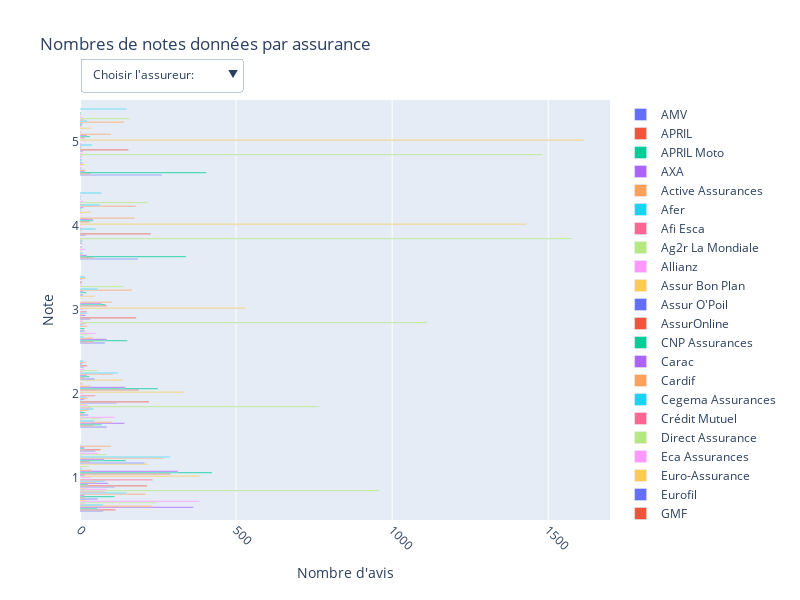

The notebook cell this image was saved under:
### Code cell
fig = go.Figure()
buttons = [{
    "label": "Choisir l'assureur: ", 
    "method": "update", 
    "args": [{'visible': [False for assureur in assureurs]}]}]

for insurance in range(len(assureurs)): 
    trace = go.Bar(
        y = df_by_insurances[insurance].groupby('note')['note'].count().index, 
        x = df_by_insurances[insurance].groupby('note')['note'].count(), 
        orientation ='h', 
        name = assureurs[insurance]
    )
    btnx = {
        "label": assureurs[insurance], 
        'method': 'update',
        "args": [{'visible': [True if insurance == assureurs.index(assurance) else False for assurance in assureurs]}]}
    
    fig.add_trace(trace)
    buttons.append(btnx)
    
     
fig.update_layout(
    {"updatemenus":[
        go.layout.Updatemenu(
            buttons=buttons, 
            direction="down", 
            showactive=True,
            xanchor="left", x=0, yanchor="top", y=1.1
        )],
        'title_text': 'Nombre de notes données par assureur',
        'xaxis': dict(title="Nombre d'avis", tickangle=45),
        'yaxis_title_text': 'Note',
        "width": 800, "height": 600,
        "autosize": True
    }
)

### Figure 1 — Plotly figure (JSON) as saved in the notebook; plotly's stock layout.template omitted (floating-point values rounded to 4 significant figures)
{"data": [{"name": "AMV", "orientation": "h", "type": "bar", "x": [74, 86, 80, 186, 262], "y": [1, 2, 3, 4, 5]}, {"name": "APRIL", "orientation": "h", "type": "bar", "x": [114, 46, 46, 44, 33], "y": [1, 2, 3, 4, 5]}, {"name": "APRIL Moto", "orientation": "h", "type": "bar", "x": [56, 70, 152, 340, 405], "y": [1, 2, 3, 4, 5]}, {"name": "AXA", "orientation": "h", "type": "bar", "x": [363, 143, 86, 22, 15], "y": [1, 2, 3, 4, 5]}, {"name": "Active Assurances", "orientation": "h", "type": "bar", "x": [232, 101, 42, 10, 18], "y": [1, 2, 3, 4, 5]}, {"name": "Afer", "orientation": "h", "type": "bar", "x": [74, 46, 12, 8, 4], "y": [1, 2, 3, 4, 5]}, {"name": "Afi Esca", "orientation": "h", "type": "bar", "x": [16, 4, 2, 4], "y": [1, 2, 4, 5]}, {"name": "Ag2r La Mondiale", "orientation": "h", "type": "bar", "x": [246, 71, 30, 2, 1], "y": [1, 2, 3, 4, 5]}, {"name": "Allianz", "orientation": "h", "type": "bar", "x": [383, 112, 51, 18, 10], "y": [1, 2, 3, 4, 5]}, {"name": "Assur Bon Plan", "orientation": "h", "type": "bar", "x": [21, 10, 4, 1, 15], "y": [1, 2, 3, 4, 5]}, {"name": "Assur O'Poil", "orientation": "h", "type": "bar", "x": [57, 26, 15, 5, 7], "y": [1, 2, 3, 4, 5]}, {"name": "AssurOnline", "orientation": "h", "type": "bar", "x": [15, 9, 1], "y": [1, 2, 3]}, {"name": "CNP Assurances", "orientation": "h", "type": "bar", "x": [111, 17, 15, 4], "y": [1, 2, 3, 5]}, {"name": "Carac", "orientation": "h", "type": "bar", "x": [15, 5, 1, 6, 5], "y": [1, 2, 3, 4, 5]}, {"name": "Cardif", "orientation": "h", "type": "bar", "x": [210, 28, 24, 3], "y": [1, 2, 3, 4]}, {"name": "Cegema Assurances", "orientation": "h", "type": "bar", "x": [149, 44, 7, 8, 6], "y": [1, 2, 3, 4, 5]}, {"name": "Crédit Mutuel", "orientation": "h", "type": "bar", "x": [82, 34, 18, 5, 7], "y": [1, 2, 3, 4, 5]}, {"name": "Direct Assurance", "orientation": "h", "type": "bar", "x": [959, 767, 1111, 1577, 1482], "y": [1, 2, 3, 4, 5]}, {"name": "Eca Assurances", "orientation": "h", "type": "bar", "x": [87, 25, 10, 2, 8], "y": [1, 2, 3, 4, 5]}, {"name": "Euro-Assurance", "orientation": "h", "type": "bar", "x": [22, 16, 4, 1], "y": [1, 2, 3, 4]}, {"name": "Eurofil", "orientation": "h", "type": "bar", "x": [110, 117, 33, 19, 10], "y": [1, 2, 3, 4, 5]}, {"name": "GMF", "orientation": "h", "type": "bar", "x": [215, 221, 180, 227, 155], "y": [1, 2, 3, 4, 5]}, {"name": "Gan", "orientation": "h", "type": "bar", "x": [26, 3, 1, 1, 2], "y": [1, 2, 3, 4, 5]}, {"name": "Generali", "orientation": "h", "type": "bar", "x": [91, 14, 18, 1, 4], "y": [1, 2, 3, 4, 5]}, {"name": "Groupama", "orientation": "h", "type": "bar", "x": [55, 26, 5, 6, 5], "y": [1, 2, 3, 4, 5]}, {"name": "Génération", "orientation": "h", "type": "bar", "x": [81, 19, 23, 50, 39], "y": [1, 2, 3, 4, 5]}, {"name": "Harmonie Mutuelle", "orientation": "h", "type": "bar", "x": [233, 49, 22, 4, 4], "y": [1, 2, 3, 4, 5]}, {"name": "Hiscox", "orientation": "h", "type": "bar", "x": [1], "y": [1]}, {"name": "Intériale", "orientation": "h", "type": "bar", "x": [36, 11, 10, 5, 1], "y": [1, 2, 3, 4, 5]}, {"name": "L'olivier Assurance", "orientation": "h", "type": "bar", "x": [383, 332, 530, 1430, 1613], "y": [1, 2, 3, 4, 5]}, {"name": "LCL", "orientation": "h", "type": "bar", "x": [15, 1, 2], "y": [1, 2, 3]}, {"name": "MAAF", "orientation": "h", "type": "bar", "x": [290, 189, 86, 31, 16], "y": [1, 2, 3, 4, 5]}, {"name": "MACIF", "orientation": "h", "type": "bar", "x": [423, 250, 81, 43, 32], "y": [1, 2, 3, 4, 5]}, {"name": "MAIF", "orientation": "h", "type": "bar", "x": [314, 145, 69, 41, 22], "y": [1, 2, 3, 4, 5]}, {"name": "MGP", "orientation": "h", "type": "bar", "x": [38, 33, 102, 174, 99], "y": [1, 2, 3, 4, 5]}, {"name": "MMA", "orientation": "h", "type": "bar", "x": [4], "y": [1]}, {"name": "Magnolia", "orientation": "h", "type": "bar", "x": [6, 8, 1, 4], "y": [1, 2, 4, 5]}, {"name": "Malakoff Humanis", "orientation": "h", "type": "bar", "x": [28, 6, 4], "y": [1, 2, 3]}, {"name": "Mapa", "orientation": "h", "type": "bar", "x": [1, 7, 2], "y": [1, 4, 5]}, {"name": "Matmut", "orientation": "h", "type": "bar", "x": [219, 137, 48, 35, 35], "y": [1, 2, 3, 4, 5]}, {"name": "Mercer", "orientation": "h", "type": "bar", "x": [207, 46, 10, 3, 1], "y": [1, 2, 3, 4, 5]}, {"name": "MetLife", "orientation": "h", "type": "bar", "x": [32, 15, 1, 5], "y": [1, 2, 3, 5]}, {"name": "Mgen", "orientation": "h", "type": "bar", "x": [147, 30, 20, 5, 7], "y": [1, 2, 3, 4, 5]}, {"name": "Mutuelle des Motards", "orientation": "h", "type": "bar", "x": [78, 22, 10, 11, 7], "y": [1, 2, 3, 4, 5]}, {"name": "Néoliane Santé", "orientation": "h", "type": "bar", "x": [267, 106, 166, 180, 142], "y": [1, 2, 3, 4, 5]}, {"name": "Pacifica", "orientation": "h", "type": "bar", "x": [289, 122, 56, 63, 23], "y": [1, 2, 3, 4, 5]}, {"name": "Peyrac Assurances", "orientation": "h", "type": "bar", "x": [3, 7, 5, 13], "y": [1, 2, 4, 5]}, {"name": "Santiane", "orientation": "h", "type": "bar", "x": [85, 57, 140, 217, 159], "y": [1, 2, 3, 4, 5]}, {"name": "SantéVet", "orientation": "h", "type": "bar", "x": [58, 13, 7, 11, 7], "y": [1, 2, 3, 4, 5]}, {"name": "Sma", "orientation": "h", "type": "bar", "x": [5, 1], "y": [1, 5]}, {"name": "Sogecap", "orientation": "h", "type": "bar", "x": [49, 12, 6, 3, 2], "y": [1, 2, 3, 4, 5]}, {"name": "Sogessur", "orientation": "h", "type": "bar", "x": [66, 23, 5, 2], "y": [1, 2, 3, 5]}, {"name": "Solly Azar", "orientation": "h", "type": "bar", "x": [14, 5, 3, 3], "y": [1, 2, 4, 5]}, {"name": "Suravenir", "orientation": "h", "type": "bar", "x": [14, 8, 4, 1], "y": [1, 2, 3, 4]}, {"name": "SwissLife", "orientation": "h", "type": "bar", "x": [100, 20, 18], "y": [1, 2, 3]}, {"name": "Zen'Up", "orientation": "h", "type": "bar", "x": [2, 10, 16, 68, 149], "y": [1, 2, 3, 4, 5]}], "layout": {"autosize": true, "height": 600, "title": {"text": "Nombres de notes données par assurance"}, "updatemenus": [{"buttons": [{"args": [{"visible": [false, false, false, false, false, false, false, false, false, false, false, false, false, false, false, false, false, false, false, false, false, false, false, false, false, false, false, false, false, false, false, false, false, false, false, false, false, false, false, false, false, false, false, false, false, false, false, false, false, false, false, false, false, false, false, false]}], "label": "Choisir l'assureur: ", "method": "update"}, {"args": [{"visible": [true, false, false, false, false, false, false, false, false, false, false, false, false, false, false, false, false, false, false, false, false, false, false, false, false, false, false, false, false, false, false, false, false, false, false, false, false, false, false, false, false, false, false, false, false, false, false, false, false, false, false, false, false, false, false, false]}], "label": "AMV", "method": "update"}, {"args": [{"visible": [false, true, false, false, false, false, false, false, false, false, false, false, false, false, false, false, false, false, false, false, false, false, false, false, false, false, false, false, false, false, false, false, false, false, false, false, false, false, false, false, false, false, false, false, false, false, false, false, false, false, false, false, false, false, false, false]}], "label": "APRIL", "method": "update"}, {"args": [{"visible": [false, false, true, false, false, false, false, false, false, false, false, false, false, false, false, false, false, false, false, false, false, false, false, false, false, false, false, false, false, false, false, false, false, false, false, false, false, false, false, false, false, false, false, false, false, false, false, false, false, false, false, false, false, false, false, false]}], "label": "APRIL Moto", "method": "update"}, {"args": [{"visible": [false, false, false, true, false, false, false, false, false, false, false, false, false, false, false, false, false, false, false, false, false, false, false, false, false, false, false, false, false, false, false, false, false, false, false, false, false, false, false, false, false, false, false, false, false, false, false, false, false, false, false, false, false, false, false, false]}], "label": "AXA", "method": "update"}, {"args": [{"visible": [false, false, false, false, true, false, false, false, false, false, false, false, false, false, false, false, false, false, false, false, false, false, false, false, false, false, false, false, false, false, false, false, false, false, false, false, false, false, false, false, false, false, false, false, false, false, false, false, false, false, false, false, false, false, false, false]}], "label": "Active Assurances", "method": "update"}, {"args": [{"visible": [false, false, false, false, false, true, false, false, false, false, false, false, false, false, false, false, false, false, false, false, false, false, false, false, false, false, false, false, false, false, false, false, false, false, false, false, false, false, false, false, false, false, false, false, false, false, false, false, false, false, false, false, false, false, false, false]}], "label": "Afer", "method": "update"}, {"args": [{"visible": [false, false, false, false, false, false, true, false, false, false, false, false, false, false, false, false, false, false, false, false, false, false, false, false, false, false, false, false, false, false, false, false, false, false, false, false, false, false, false, false, false, false, false, false, false, false, false, false, false, false, false, false, false, false, false, false]}], "label": "Afi Esca", "method": "update"}, {"args": [{"visible": [false, false, false, false, false, false, false, true, false, false, false, false, false, false, false, false, false, false, false, false, false, false, false, false, false, false, false, false, false, false, false, false, false, false, false, false, false, false, false, false, false, false, false, false, false, false, false, false, false, false, false, false, false, false, false, false]}], "label": "Ag2r La Mondiale", "method": "update"}, {"args": [{"visible": [false, false, false, false, false, false, false, false, true, false, false, false, false, false, false, false, false, false, false, false, false, false, false, false, false, false, false, false, false, false, false, false, false, false, false, false, false, false, false, false, false, false, false, false, false, false, false, false, false, false, false, false, false, false, false, false]}], "label": "Allianz", "method": "update"}, {"args": [{"visible": [false, false, false, false, false, false, false, false, false, true, false, false, false, false, false, false, false, false, false, false, false, false, false, false, false, false, false, false, false, false, false, false, false, false, false, false, false, false, false, false, false, false, false, false, false, false, false, false, false, false, false, false, false, false, false, false]}], "label": "Assur Bon Plan", "method": "update"}, {"args": [{"visible": [false, false, false, false, false, false, false, false, false, false, true, false, false, false, false, false, false, false, false, false, false, false, false, false, false, false, false, false, false, false, false, false, false, false, false, false, false, false, false, false, false, false, false, false, false, false, false, false, false, false, false, false, false, false, false, false]}], "label": "Assur O'Poil", "method": "update"}, {"args": [{"visible": [false, false, false, false, false, false, false, false, false, false, false, true, false, false, false, false, false, false, false, false, false, false, false, false, false, false, false, false, false, false, false, false, false, false, false, false, false, false, false, false, false, false, false, false, false, false, false, false, false, false, false, false, false, false, false, false]}], "label": "AssurOnline", "method": "update"}, {"args": [{"visible": [false, false, false, false, false, false, false, false, false, false, false, false, true, false, false, false, false, false, false, false, false, false, false, false, false, false, false, false, false, false, false, false, false, false, false, false, false, false, false, false, false, false, false, false, false, false, false, false, false, false, false, false, false, false, false, false]}], "label": "CNP Assurances", "method": "update"}, {"args": [{"visible": [false, false, false, false, false, false, false, false, false, false, false, false, false, true, false, false, false, false, false, false, false, false, false, false, false, false, false, false, false, false, false, false, false, false, false, false, false, false, false, false, false, false, false, false, false, false, false, false, false, false, false, false, false, false, false, false]}], "label": "Carac", "method": "update"}, {"args": [{"visible": [false, false, false, false, false, false, false, false, false, false, false, false, false, false, true, false, false, false, false, false, false, false, false, false, false, false, false, false, false, false, false, false, false, false, false, false, false, false, false, false, false, false, false, false, false, false, false, false, false, false, false, false, false, false, false, false]}], "label": "Cardif", "method": "update"}, {"args": [{"visible": [false, false, false, false, false, false, false, false, false, false, false, false, false, false, false, true, false, false, false, false, false, false, false, false, false, false, false, false, false, false, false, false, false, false, false, false, false, false, false, false, false, false, false, false, false, false, false, false, false, false, false, false, false, false, false, false]}], "label": "Cegema Assurances", "method": "update"}, {"args": [{"visible": [false, false, false, false, false, false, false, false, false, false, false, false, false, false, false, false, true, false, false, false, false, false, false, false, false, false, false, false, false, false, false, false, false, false, false, false, false, false, false, false, false, false, false, false, false, false, false, false, false, false, false, false, false, false, false, false]}], "label": "Crédit Mutuel", "method": "update"}, {"args": [{"visible": [false, false, false, false, false, false, false, false, false, false, false, false, false, false, false, false, false, true, false, false, false, false, false, false, false, false, false, false, false, false, false, false, false, false, false, false, false, false, false, false, false, false, false, false, false, false, false, false, false, false, false, false, false, false, false, false]}], "label": "Direct Assurance", "method": "update"}, {"args": [{"visible": [false, false, false, false, false, false, false, false, false, false, false, false, false, false, false, false, false, false, true, false, false, false, false, false, false, false, false, false, false, false, false, false, false, false, false, false, false, false, false, false, false, false, false, false, false, false, false, false, false, false, false, false, false, false, false, false]}], "label": "Eca Assurances", "method": "update"}, {"args": [{"visible": [false, false, false, false, false, false, false, false, false, false, false, false, false, false, false, false, false, false, false, true, false, false, false, false, false, false, false, false, false, false, false, false, false, false, false, false, false, false, false, false, false, false, false, false, false, false, false, false, false, false, false, false, false, false, false, false]}], "label": "Euro-Assurance", "method": "update"}, {"args": [{"visible": [false, false, false, false, false, false, false, false, false, false, false, false, false, false, false, false, false, false, false, false, true, false, false, false, false, false, false, false, false, false, false, false, false, false, false, false, false, false, false, false, false, false, false, false, false, false, false, false, false, false, false, false, false, false, false, false]}], "label": "Eurofil", "method": "update"}, {"args": [{"visible": [false, false, false, false, false, false, false, false, false, false, false, false, false, false, false, false, false, false, false, false, false, true, false, false, false, false, false, false, false, false, false, false, false, false, false, false, false, false, false, false, false, false, false, false, false, false, false, false, false, false, false, false, false, false, false, false]}], "label": "GMF", "method": "update"}, {"args": [{"visible": [false, false, false, false, false, false, false, false, false, false, false, false, false, false, false, false, false, false, false, false, false, false, true, false, false, false, false, false, false, false, false, false, false, false, false, false, false, false, false, false, false, false, false, false, false, false, false, false, false, false, false, false, false, false, false, false]}], "label": "Gan", "method": "update"}, {"args": [{"visible": [false, false, false, false, false, false, false, false, false, false, false, false, false, false, false, false, false, false, false, false, false, false, false, true, false, false, false, false, false, false, false, false, false, false, false, false, false, false, false, false, false, false, false, false, false, false, false, false, false, false, false, false, false, false, false, false]}], "label": "Generali", "method": "update"}, {"args": [{"visible": [false, false, false, false, false, false, false, false, false, false, false, false, false, false, false, false, false, false, false, false, false, false, false, false, true, false, false, false, false, false, false, false, false, false, false, false, false, false, false, false, false, false, false, false, false, false, false, false, false, false, false, false, false, false, false, false]}], "label": "Groupama", "method": "update"}, {"args": [{"visible": [false, false, false, false, false, false, false, false, false, false, false, false, false, false, false, false, false, false, false, false, false, false, false, false, false, true, false, false, false, false, false, false, false, false, false, false, false, false, false, false, false, false, false, false, false, false, false, false, false, false, false, false, false, false, false, false]}], "label": "Génération", "method": "update"}, {"args": [{"visible": [false, false, false, false, false, false, false, false, false, false, false, false, false, false, false, false, false, false, false, false, false, false, false, false, false, false, true, false, false, false, false, false, false, false, false, false, false, false, false, false, false, false, false, false, false, false, false, false, false, false, false, false, false, false, false, false]}], "label": "Harmonie Mutuelle", "method": "update"}, {"args": [{"visible": [false, false, false, false, false, false, false, false, false, false, false, false, false, false, false, false, false, false, false, false, false, false, false, false, false, false, false, true, false, false, false, false, false, false, false, false, false, false, false, false, false, false, false, false, false, false, false, false, false, false, false, false, false, false, false, false]}], "label": "Hiscox", "method": "update"}, {"args": [{"visible": [false, false, false, false, false, false, false, false, false, false, false, false, false, false, false, false, false, false, false, false, false, false, false, false, false, false, false, false, true, false, false, false, false, false, false, false, false, false, false, false, false, false, false, false, false, false, false, false, false, false, false, false, false, false, false, false]}], "label": "Intériale", "method": "update"}, {"args": [{"visible": [false, false, false, false, false, false, false, false, false, false, false, false, false, false, false, false, false, false, false, false, false, false, false, false, false, false, false, false, false, true, false, false, false, false, false, false, false, false, false, false, false, false, false, false, false, false, false, false, false, false, false, false, false, false, false, false]}], "label": "L'olivier Assurance", "method": "update"}, {"args": [{"visible": [false, false, false, false, false, false, false, false, false, false, false, false, false, false, false, false, false, false, false, false, false, false, false, false, false, false, false, false, false, false, true, false, false, false, false, false, false, false, false, false, false, false, false, false, false, false, false, false, false, false, false, false, false, false, false, false]}], "label": "LCL", "method": "update"}, {"args": [{"visible": [false, false, false, false, false, false, false, false, false, false, false, false, false, false, false, false, false, false, false, false, false, false, false, false, false, false, false, false, false, false, false, true, false, false, false, false, false, false, false, false, false, false, false, false, false, false, false, false, false, false, false, false, false, false, false, false]}], "label": "MAAF", "method": "update"}, {"args": [{"visible": [false, false, false, false, false, false, false, false, false, false, false, false, false, false, false, false, false, false, false, false, false, false, false, false, false, false, false, false, false, false, false, false, true, false, false, false, false, false, false, false, false, false, false, false, false, false, false, false, false, false, false, false, false, false, false, false]}], "label": "MACIF", "method": "update"}, {"args": [{"visible": [false, false, false, false, false, false, false, false, false, false, false, false, false, false, false, false, false, false, false, false, false, false, false, false, false, false, false, false, false, false, false, false, false, true, false, false, false, false, false, false, false, false, false, false, false, false, false, false, false, false, false, false, false, false, false, false]}], "label": "MAIF", "method": "update"}, {"args": [{"visible": [false, false, false, false, false, false, false, false, false, false, false, false, false, false, false, false, false, false, false, false, false, false, false, false, false, false, false, false, false, false, false, false, false, false, true, false, false, false, false, false, false, false, false, false, false, false, false, false, false, false, false, false, false, false, false, false]}], "label": "MGP", "method": "update"}, {"args": [{"visible": [false, false, false, false, false, false, false, false, false, false, false, false, false, false, false, false, false, false, false, false, false, false, false, false, false, false, false, false, false, false, false, false, false, false, false, true, false, false, false, false, false, false, false, false, false, false, false, false, false, false, false, false, false, false, false, false]}], "label": "MMA", "method": "update"}, {"args": [{"visible": [false, false, false, false, false, false, false, false, false, false, false, false, false, false, false, false, false, false, false, false, false, false, false, false, false, false, false, false, false, false, false, false, false, false, false, false, true, false, false, false, false, false, false, false, false, false, false, false, false, false, false, false, false, false, false, false]}], "label": "Magnolia", "method": "update"}, {"args": [{"visible": [false, false, false, false, false, false, false, false, false, false, false, false, false, false, false, false, false, false, false, false, false, false, false, false, false, false, false, false, false, false, false, false, false, false, false, false, false, true, false, false, false, false, false, false, false, false, false, false, false, false, false, false, false, false, false, false]}], "label": "Malakoff Humanis", "method": "update"}, {"args": [{"visible": [false, false, false, false, false, false, false, false, false, false, false, false, false, false, false, false, false, false, false, false, false, false, false, false, false, false, false, false, false, false, false, false, false, false, false, false, false, false, true, false, false, false, false, false, false, false, false, false, false, false, false, false, false, false, false, false]}], "label": "Mapa", "method": "update"}, {"args": [{"visible": [false, false, false, false, false, false, false, false, false, false, false, false, false, false, false, false, false, false, false, false, false, false, false, false, false, false, false, false, false, false, false, false, false, false, false, false, false, false, false, true, false, false, false, false, false, false, false, false, false, false, false, false, false, false, false, false]}], "label": "Matmut", "method": "update"}, {"args": [{"visible": [false, false, false, false, false, false, false, false, false, false, false, false, false, false, false, false, false, false, false, false, false, false, false, false, false, false, false, false, false, false, false, false, false, false, false, false, false, false, false, false, true, false, false, false, false, false, false, false, false, false, false, false, false, false, false, false]}], "label": "Mercer", "method": "update"}, {"args": [{"visible": [false, false, false, false, false, false, false, false, false, false, false, false, false, false, false, false, false, false, false, false, false, false, false, false, false, false, false, false, false, false, false, false, false, false, false, false, false, false, false, false, false, true, false, false, false, false, false, false, false, false, false, false, false, false, false, false]}], "label": "MetLife", "method": "update"}, {"args": [{"visible": [false, false, false, false, false, false, false, false, false, false, false, false, false, false, false, false, false, false, false, false, false, false, false, false, false, false, false, false, false, false, false, false, false, false, false, false, false, false, false, false, false, false, true, false, false, false, false, false, false, false, false, false, false, false, false, false]}], "label": "Mgen", "method": "update"}, {"args": [{"visible": [false, false, false, false, false, false, false, false, false, false, false, false, false, false, false, false, false, false, false, false, false, false, false, false, false, false, false, false, false, false, false, false, false, false, false, false, false, false, false, false, false, false, false, true, false, false, false, false, false, false, false, false, false, false, false, false]}], "label": "Mutuelle des Motards", "method": "update"}, {"args": [{"visible": [false, false, false, false, false, false, false, false, false, false, false, false, false, false, false, false, false, false, false, false, false, false, false, false, false, false, false, false, false, false, false, false, false, false, false, false, false, false, false, false, false, false, false, false, true, false, false, false, false, false, false, false, false, false, false, false]}], "label": "Néoliane Santé", "method": "update"}, {"args": [{"visible": [false, false, false, false, false, false, false, false, false, false, false, false, false, false, false, false, false, false, false, false, false, false, false, false, false, false, false, false, false, false, false, false, false, false, false, false, false, false, false, false, false, false, false, false, false, true, false, false, false, false, false, false, false, false, false, false]}], "label": "Pacifica", "method": "update"}, {"args": [{"visible": [false, false, false, false, false, false, false, false, false, false, false, false, false, false, false, false, false, false, false, false, false, false, false, false, false, false, false, false, false, false, false, false, false, false, false, false, false, false, false, false, false, false, false, false, false, false, true, false, false, false, false, false, false, false, false, false]}], "label": "Peyrac Assurances", "method": "update"}, {"args": [{"visible": [false, false, false, false, false, false, false, false, false, false, false, false, false, false, false, false, false, false, false, false, false, false, false, false, false, false, false, false, false, false, false, false, false, false, false, false, false, false, false, false, false, false, false, false, false, false, false, true, false, false, false, false, false, false, false, false]}], "label": "Santiane", "method": "update"}, {"args": [{"visible": [false, false, false, false, false, false, false, false, false, false, false, false, false, false, false, false, false, false, false, false, false, false, false, false, false, false, false, false, false, false, false, false, false, false, false, false, false, false, false, false, false, false, false, false, false, false, false, false, true, false, false, false, false, false, false, false]}], "label": "SantéVet", "method": "update"}, {"args": [{"visible": [false, false, false, false, false, false, false, false, false, false, false, false, false, false, false, false, false, false, false, false, false, false, false, false, false, false, false, false, false, false, false, false, false, false, false, false, false, false, false, false, false, false, false, false, false, false, false, false, false, true, false, false, false, false, false, false]}], "label": "Sma", "method": "update"}, {"args": [{"visible": [false, false, false, false, false, false, false, false, false, false, false, false, false, false, false, false, false, false, false, false, false, false, false, false, false, false, false, false, false, false, false, false, false, false, false, false, false, false, false, false, false, false, false, false, false, false, false, false, false, false, true, false, false, false, false, false]}], "label": "Sogecap", "method": "update"}, {"args": [{"visible": [false, false, false, false, false, false, false, false, false, false, false, false, false, false, false, false, false, false, false, false, false, false, false, false, false, false, false, false, false, false, false, false, false, false, false, false, false, false, false, false, false, false, false, false, false, false, false, false, false, false, false, true, false, false, false, false]}], "label": "Sogessur", "method": "update"}, {"args": [{"visible": [false, false, false, false, false, false, false, false, false, false, false, false, false, false, false, false, false, false, false, false, false, false, false, false, false, false, false, false, false, false, false, false, false, false, false, false, false, false, false, false, false, false, false, false, false, false, false, false, false, false, false, false, true, false, false, false]}], "label": "Solly Azar", "method": "update"}, {"args": [{"visible": [false, false, false, false, false, false, false, false, false, false, false, false, false, false, false, false, false, false, false, false, false, false, false, false, false, false, false, false, false, false, false, false, false, false, false, false, false, false, false, false, false, false, false, false, false, false, false, false, false, false, false, false, false, true, false, false]}], "label": "Suravenir", "method": "update"}, {"args": [{"visible": [false, false, false, false, false, false, false, false, false, false, false, false, false, false, false, false, false, false, false, false, false, false, false, false, false, false, false, false, false, false, false, false, false, false, false, false, false, false, false, false, false, false, false, false, false, false, false, false, false, false, false, false, false, false, true, false]}], "label": "SwissLife", "method": "update"}, {"args": [{"visible": [false, false, false, false, false, false, false, false, false, false, false, false, false, false, false, false, false, false, false, false, false, false, false, false, false, false, false, false, false, false, false, false, false, false, false, false, false, false, false, false, false, false, false, false, false, false, false, false, false, false, false, false, false, false, false, true]}], "label": "Zen'Up", "method": "update"}], "direction": "down", "showactive": true, "x": 0, "xanchor": "left", "y": 1.1, "yanchor": "top"}], "width": 800, "xaxis": {"tickangle": 45, "title": {"text": "Nombre d'avis"}}, "yaxis": {"title": {"text": "Note"}}}}
